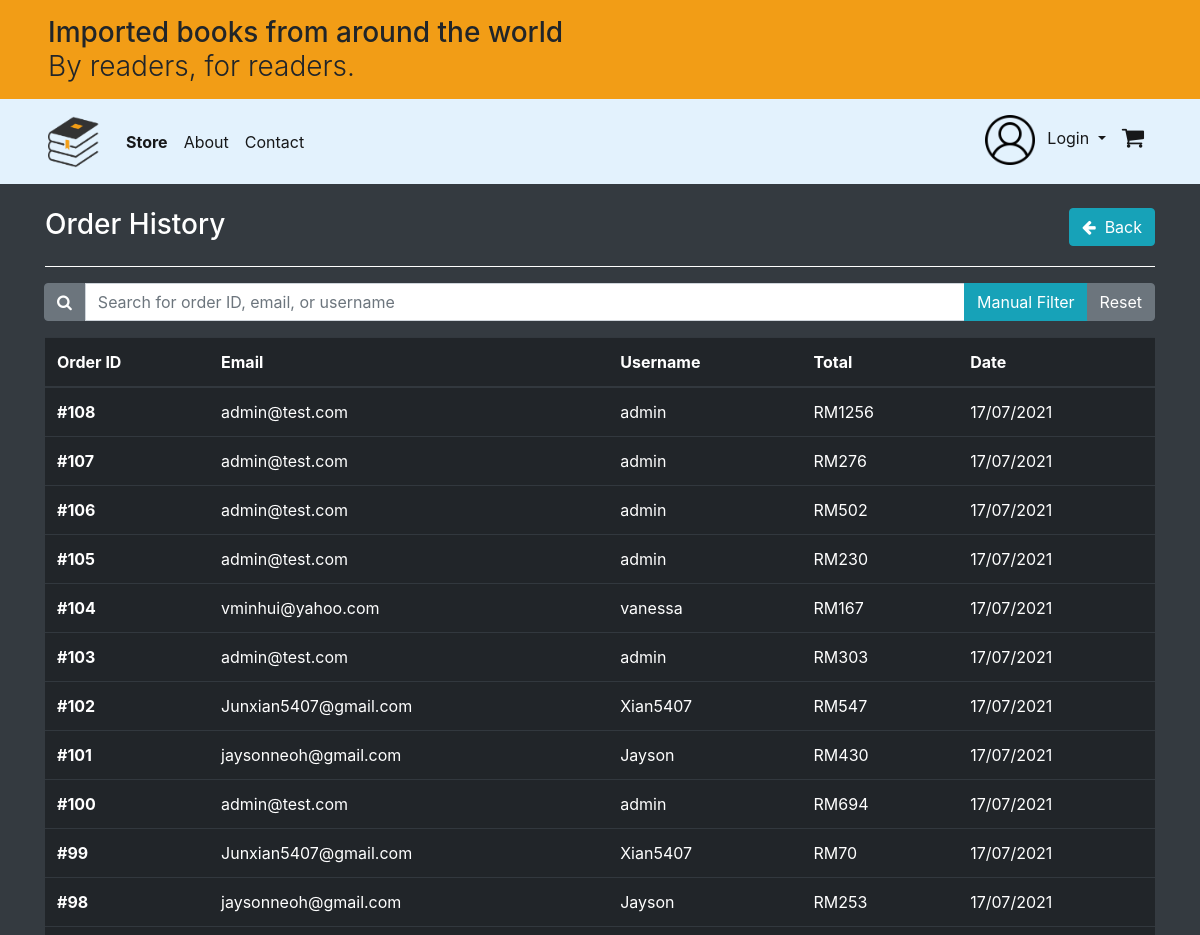
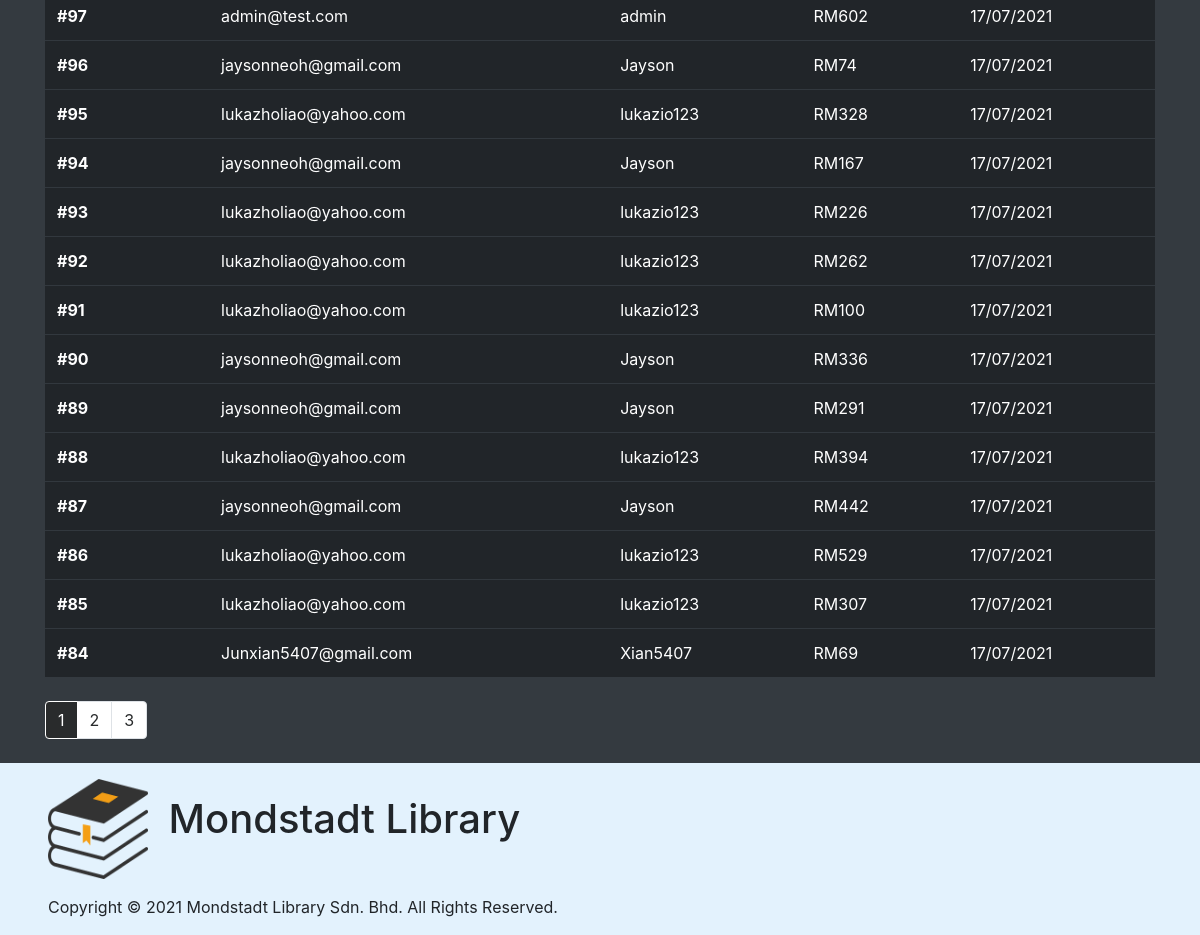
The page /order_history.php on the database its author committed (2 pictures, top to bottom).
### tables this page shows
CREATE TABLE `orders` (
  `order_id` int(255) NOT NULL,
  `user_id` int(255) NOT NULL,
  `email` text NOT NULL,
  `username` text NOT NULL,
  `order_date` datetime DEFAULT NULL,
  `ship_address` text NOT NULL,
  `total_price` float NOT NULL
);

### order_history.php (the view, shortened to what this page needs)
<!DOCTYPE html>
<html>
    <head>
        <?php
        require 'modules/link.php';
        ?>
        <link rel="stylesheet" type="text/css" href="modules/order_history.css">
        <link rel="stylesheet" type="text/css" href="modules/loader.css">
    </head>
    <?php
    require 'modules/dbconnect.php';
    include 'modules/header.php';
    ?>
    <body class="bg-dark">
        <div class="container text-white">
            <div class="row pt-4">
                <div class="col-12 col-md-6">
                    <h3>Order History</h3>
                </div>
                <div class="col-12 col-md-6 text-md-right">
                    <span class="float-right"><a class="btn btn-info" href="stock_levels.php"><i class="fa fa-arrow-left"></i>&nbsp; Back</a></span>
                </div>
            </div>
            <hr>
            <div id="orderHistoryList" style="visibility: hidden;">
                <form action="order_history.php" method="get">
                    <div class="form-group mb-3">
                        <div class="input-group">
                            <div class="input-group-append">
                                <div class="btn-group-toggle" data-toggle="buttons">
                                    <label id="quickSearchContainer" class="btn btn-secondary quicksearch-toggle" data-toggle="tooltip" data-placement="top" title="Toggle Quicksearch">
                                        <input id="quickSearch" type="checkbox" autocomplete="off"><i class="fa fa-search"></i>
                                    </label>
                                </div>
                            </div>
                            <input type="text" class="form-control" id="searchOrder" name="search" <?php if(isset($_GET['search'])) echo 'value="'.$_GET['search'].'"'; ?> placeholder="Search for order ID, email, or username">
                            <div class="input-group-append">
                                <button class="btn btn-info" type="submit">Manual Filter</button>
                                <a class="btn btn-secondary" href="order_history.php">Reset</a>
                            </div>
                        </div>
                    </div>
                </form>
                <?php
                $limit = 25;
                if(isset($_GET["page"]))
                    $page = $_GET["page"];
                else
                    $page = 1;
                $start_from = ($page-1)*$limit;
                if(isset($_GET['search'])) {
                    $getOrdersSql = "SELECT * FROM orders "
                            . "WHERE order_id LIKE('%".$_GET['search']."%') "
                            . "OR username LIKE('%".$_GET['search']."%') "
                            . "OR email LIKE('%".$_GET['search']."%') "
                            . "ORDER BY order_id DESC LIMIT $start_from, $limit;";
                }
                else
                    $getOrdersSql = "SELECT * FROM orders ORDER BY order_id DESC LIMIT $start_from, $limit;";
                $getOrdersResult = mysqli_query($conn,$getOrdersSql);
                ?>
                <div class="table-responsive">
                    <table class="table table-dark table-hover mb-4">
                        <thead>
                            <tr>
                                <th scope="col">Order ID</th>
                                <th scope="col">Email</th>
                                <th scope="col">Username</th>
                                <th scope="col">Total</th>
                                <th scope="col">Date</th>
                            </tr>
                        </thead>
                        <tbody id="ordersTable">
                            <?php
                            if(mysqli_num_rows($getOrdersResult) > 0) {
                                foreach($getOrdersResult as $row) {
                                    echo  '<tr class="order-summary" data-toggle="collapse" data-target="#orderno'.$row['order_id'].'" aria-expanded="true" aria-controls="#orderno'.$row['order_id'].'">'
                                            . '<th scope="row" class="order-id">#'.$row['order_id'].'</th>'
                                            . '<td class="email">'.$row['email'].'</td>'
                                            . '<td class="username">'.$row['username'].'</td>'
                                            . '<td>RM'.$row['total_price'].'</td>'
                                            . '<td class="date">'.date('d/m/Y',strtotime($row['order_date'])).'</td>'
                                        . '</tr>';
                                }
                            }
                            else {
                                echo '<tr>'
                                        . '<td colspan="5" class="text-center">No results!</td>'
                                   . '</tr>';
                            }
                            ?>
                        </tbody>
                    </table>
                </div>
                <?php
                if(isset($_GET['search'])) {
                    $countRowsSql = "SELECT COUNT(order_id) FROM orders "
                            . "WHERE order_id LIKE('%".$_GET['search']."%') "
                            . "OR username LIKE('%".$_GET['search']."%') "
                            . "OR email LIKE('%".$_GET['search']."%');";
                }
                else
                    $countRowsSql = "SELECT COUNT(order_id) FROM orders;";
                $result_db = mysqli_query($conn, $countRowsSql);
                $row_db = mysqli_fetch_row($result_db);
                $total_records = $row_db[0];
                $total_pages = ceil($total_records / $limit);
                if($total_pages > 1) {
                    $pagLink = "<ul class='pagination mb-4'>";
                    for($i=1; $i<=$total_pages; $i++) {
                        if(isset($_GET['search'])) {
                            if($page == $i)
                                $pagLink .= "<li class='page-item active-page'><a class='page-link' href='order_history.php?page=".$i."&search=".$_GET['search']."'>".$i."</a></li>";
                            else
                                $pagLink .= "<li class='page-item'><a class='page-link' href='order_history.php?page=".$i."&search=".$_GET['search']."'>".$i."</a></li>";
                        }
                        else {
                            if($page == $i)
                                $pagLink .= "<li class='page-item active-page'><a class='page-link' href='order_history.php?page=".$i."'>".$i."</a></li>";
                            else
                                $pagLink .= "<li class='page-item'><a class='page-link' href='order_history.php?page=".$i."'>".$i."</a></li>";
                        }
                    }
                    echo $pagLink . "</ul>";
                }
                ?>
            </div>
        </div>
    </body>
    <?php
    include 'modules/footer.php';
    ?>
</html>

### modules/order_history.css (style rules this page uses)
hr { border-color: white; }
.page-item.active-page .page-link { z-index: 1; color: #fff; background-color: #292b2c; border-color: #fff; }
.page-item .page-link { color: #292b2c; }
.quicksearch-toggle { border-radius: 0.25rem 0 0 0.25rem; }

### rows shown on the page
orders: order_id "108", email "admin@test.com", username "admin", total_price "1256", order_date "17/07/2021"
orders: order_id "107", email "admin@test.com", username "admin", total_price "276", order_date "17/07/2021"
orders: order_id "106", email "admin@test.com", username "admin", total_price "502", order_date "17/07/2021"
orders: order_id "105", email "admin@test.com", username "admin", total_price "230", order_date "17/07/2021"
orders: order_id "104", email "vminhui@yahoo.com", username "vanessa", total_price "167", order_date "17/07/2021"
orders: order_id "103", email "admin@test.com", username "admin", total_price "303", order_date "17/07/2021"
orders: order_id "102", email "Junxian5407@gmail.com", username "Xian5407", total_price "547", order_date "17/07/2021"
orders: order_id "101", email "jaysonneoh@gmail.com", username "Jayson", total_price "430", order_date "17/07/2021"
orders: order_id "100", email "admin@test.com", username "admin", total_price "694", order_date "17/07/2021"
orders: order_id "99", email "Junxian5407@gmail.com", username "Xian5407", total_price "70", order_date "17/07/2021"
orders: order_id "98", email "jaysonneoh@gmail.com", username "Jayson", total_price "253", order_date "17/07/2021"
orders: order_id "97", email "admin@test.com", username "admin", total_price "602", order_date "17/07/2021"
orders: order_id "96", email "jaysonneoh@gmail.com", username "Jayson", total_price "74", order_date "17/07/2021"
orders: order_id "95", email "lukazholiao@yahoo.com", username "lukazio123", total_price "328", order_date "17/07/2021"
orders: order_id "94", email "jaysonneoh@gmail.com", username "Jayson", total_price "167", order_date "17/07/2021"
orders: order_id "93", email "lukazholiao@yahoo.com", username "lukazio123", total_price "226", order_date "17/07/2021"
orders: order_id "92", email "lukazholiao@yahoo.com", username "lukazio123", total_price "262", order_date "17/07/2021"
orders: order_id "91", email "lukazholiao@yahoo.com", username "lukazio123", total_price "100", order_date "17/07/2021"
orders: order_id "90", email "jaysonneoh@gmail.com", username "Jayson", total_price "336", order_date "17/07/2021"
orders: order_id "89", email "jaysonneoh@gmail.com", username "Jayson", total_price "291", order_date "17/07/2021"
orders: order_id "88", email "lukazholiao@yahoo.com", username "lukazio123", total_price "394", order_date "17/07/2021"
orders: order_id "87", email "jaysonneoh@gmail.com", username "Jayson", total_price "442", order_date "17/07/2021"
orders: order_id "86", email "lukazholiao@yahoo.com", username "lukazio123", total_price "529", order_date "17/07/2021"
orders: order_id "85", email "lukazholiao@yahoo.com", username "lukazio123", total_price "307", order_date "17/07/2021"
orders: order_id "84", email "Junxian5407@gmail.com", username "Xian5407", total_price "69", order_date "17/07/2021"
